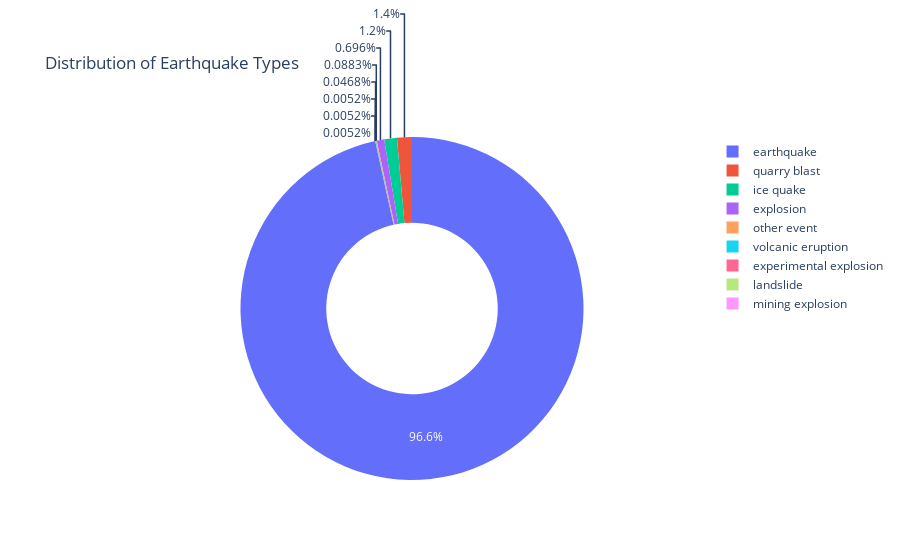

Notebook source saved alongside this figure:
### Markdown cell above
### Insight 5: Distribution of Earthquake Types

```python
# Insight 5: Distribution of Earthquake Types
earthquake_types_distribution = df['type'].value_counts().reset_index()

fig = px.pie(earthquake_types_distribution, names='type', values='count',
             title='Distribution of Earthquake Types', hole=0.5)
fig.show()
```

**Description:**
This Pie chart visualizes the distribution of types of quakes.

### Code cell
# Insight 5: Distribution of Earthquake Types
earthquake_types_distribution = df['type'].value_counts().reset_index()

fig = px.pie(earthquake_types_distribution, names='type', values='count',
             title='Distribution of Earthquake Types', hole=0.5)
fig.show()

### Figure 1 — Plotly figure (JSON) as saved in the notebook; plotly's stock layout.template omitted (floating-point values rounded to 4 significant figures)
{"data": [{"domain": {"x": [0, 1], "y": [0, 1]}, "hole": 0.5, "hovertemplate": "type=%{label}<br>count=%{value}<extra></extra>", "labels": ["earthquake", "quarry blast", "ice quake", "explosion", "other event", "volcanic eruption", "experimental explosion", "landslide", "mining explosion"], "legendgroup": "", "name": "", "showlegend": true, "type": "pie", "values": [18581, 270, 230, 134, 17, 9, 1, 1, 1]}], "layout": {"legend": {"tracegroupgap": 0}, "title": {"text": "Distribution of Earthquake Types"}}}
